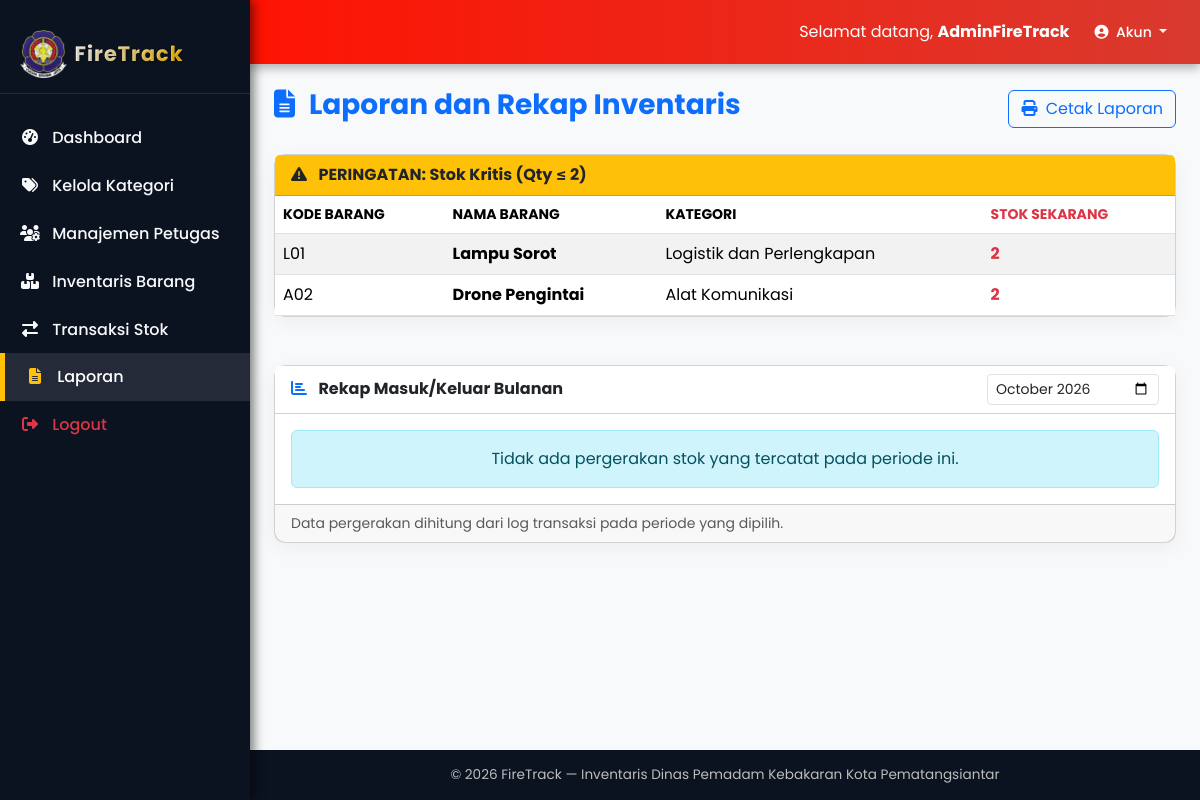
/reports.php (signed in), run on the app's committed database.
### tables this page shows
CREATE TABLE `barang` (
  `id` int(10) UNSIGNED NOT NULL,
  `kode_barang` varchar(60) NOT NULL,
  `nama` varchar(200) NOT NULL,
  `kategori_id` int(10) UNSIGNED DEFAULT NULL,
  `qty` int(11) NOT NULL DEFAULT '0',
  `lokasi` varchar(200) NOT NULL,
  `foto` varchar(200) DEFAULT NULL,
  `kondisi` varchar(60) DEFAULT 'baik',
  `keterangan` text,
  `updated_by` int(10) UNSIGNED DEFAULT NULL,
  `created_at` timestamp NOT NULL DEFAULT CURRENT_TIMESTAMP,
  `updated_at` timestamp NOT NULL DEFAULT CURRENT_TIMESTAMP ON UPDATE CURRENT_TIMESTAMP
);

CREATE TABLE `kategori` (
  `id` int(10) UNSIGNED NOT NULL,
  `nama` varchar(100) NOT NULL
);

### reports.php (the view, shortened to what this page needs)
<?php
function esc($s) {
    return htmlspecialchars($s ?? '', ENT_QUOTES | ENT_SUBSTITUTE, 'UTF-8');
}
$stokKritis = [];
$res_kritis = $conn->query("
    SELECT b.nama, b.kode_barang, b.qty, b.lokasi, k.nama AS nama_kategori
    FROM barang b
    JOIN kategori k ON b.kategori_id = k.id
    WHERE b.qty <= 2
    ORDER BY b.qty ASC
");
if ($res_kritis) {
    while ($row = $res_kritis->fetch_assoc()) {
        $stokKritis[] = $row;
    }
}
$periode = esc($_GET['periode'] ?? date('Y-m'));
$laporanPergerakan = [];
require_once 'header.php';
require_once 'sidebar.php';
require_once 'navbar.php';
?>
<div class="page-wrapper">
    <div class="content-area">
        <div class="container-fluid main-content p-4">
            <div class="d-flex justify-content-between align-items-center mb-4">
                <h1 class="h3 fw-bold text-primary">
                    <i class="fa fa-file-alt me-2"></i> Laporan dan Rekap Inventaris
                </h1>
                <a href="print_report.php?periode=<?= esc($periode) ?>" target="_blank" class="btn btn-outline-primary">
    <i class="fa fa-print me-1"></i> Cetak Laporan </a>
            </div>
            <div class="card dashboard-card mb-5">
                <div class="card-header bg-warning text-dark fw-bold">
                    <i class="fa fa-exclamation-triangle me-2"></i> PERINGATAN: Stok Kritis (Qty &le; 2)
                </div>
                <div class="card-body p-0">
                    <?php if (empty($stokKritis)): ?>
                        <div class="alert alert-success m-3 text-center">
                            <i class="fa fa-thumbs-up me-1"></i> Semua stok barang di atas batas kritis (2 unit).
                        </div>
                    <?php else: ?>
                        <div class="table-responsive">
                            <table class="table table-striped table-hover mb-0">
                                <thead class="small text-uppercase bg-light">
                                    <tr>
                                        <th>Kode Barang</th>
                                        <th>Nama Barang</th>
                                        <th>Kategori</th>
                                        <th class="text-danger">Stok Sekarang</th>
                                    </tr>
                                </thead>
                                <tbody>
                                    <?php foreach ($stokKritis as $b): ?>
                                    <tr class="<?= $b['qty'] == 0 ? 'table-danger' : '' ?>">
                                        <td><?= esc($b['kode_barang']) ?></td>
                                        <td class="fw-bold"><?= esc($b['nama']) ?></td>
                                        <td><?= esc($b['nama_kategori']) ?></td>
                                        <td class="fw-bold text-danger"><?= number_format($b['qty'], 0) ?></td>
                                    </tr>
                                    <?php endforeach; ?>
                                </tbody>
                            </table>
                        </div>
                    <?php endif; ?>
                </div>
            </div>
            <div class="card dashboard-card">
                <div class="card-header bg-white fw-bold d-flex justify-content-between align-items-center">
                    <div><i class="fa fa-chart-bar me-2 text-primary"></i> Rekap Masuk/Keluar Bulanan</div>
                    <form method="GET" class="d-flex gap-2">
                        <input type="month" class="form-control form-control-sm" name="periode" value="<?= esc($periode) ?>" onchange="this.form.submit()">
                    </form>
                </div>
                <div class="card-body p-0">
                    <div class="table-responsive">
                        <?php if (empty($laporanPergerakan)): ?>
                            <div class="alert alert-info m-3 text-center">
                                Tidak ada pergerakan stok yang tercatat pada periode ini.
                            </div>
                        <?php endif; ?>
                    </div>
                    <div class="card-footer text-muted small">
                        Data pergerakan dihitung dari log transaksi pada periode yang dipilih.
                    </div>
                </div>
            </div>
        </div>
    </div>
</div>
<?php
require_once 'footer.php';
?>

### data on the page
barang: kode_barang "L01", nama "Lampu Sorot", kategori.nama "Logistik dan Perlengkapan", qty "2"
barang: kode_barang "A02", nama "Drone Pengintai", kategori.nama "Alat Komunikasi", qty "2"

### other printed values
$userName "AdminFireTrack"
